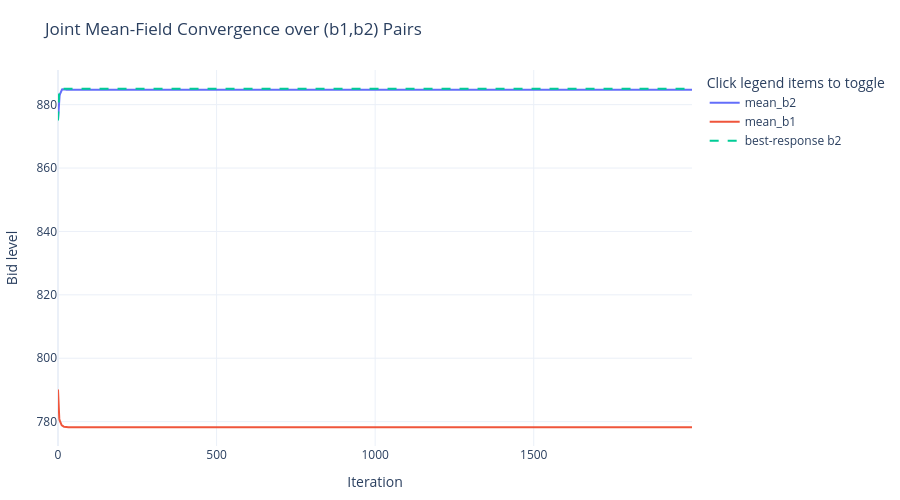

The notebook cell this image was saved under:
### Markdown cell above
## 7. Joint mean-field over $(b_1,b_2)$ pairs

The earlier sections intentionally held $b_1=795$ fixed as a benchmark. That is not the full game.

In the actual challenge, $b_1$ and $b_2$ interact:

- Raising $b_1$ increases first-bid fills and may avoid the second-bid scenario entirely.
- Avoiding more second-bid scenarios changes how valuable each $b_2$ is.
- If many teams change $(b_1,b_2)$ together, the population mean $\overline{b_2}$ also changes.

So this section models the population strategy as a probability distribution over **legal pairs**:

$$
(b_1,b_2) \quad \text{with} \quad b_2 > b_1
$$

At each iteration:

1. Compute the population mean $\mu_t = E[b_2]$ from the current pair distribution.
2. Score every candidate pair $(b_1,b_2)$ against that same $\mu_t$.
3. Update the pair distribution toward higher-payoff pairs using multiplicative weights.

This is the cleaner joint mean-field approximation: $b_1$, $b_2$, and $\overline{b_2}$ are solved together rather than assumed separately.

### Code cell
def make_pair_grid(b1_values=None, b2_values=None):
    """Create all legal (b1,b2) pairs with b2 > b1."""
    if b1_values is None:
        b1_values = np.arange(760, 831, STEP)
    if b2_values is None:
        b2_values = np.arange(830, 921, STEP)

    pairs = [
        {"b1": int(b1), "b2": int(b2)}
        for b1 in b1_values
        for b2 in b2_values
        if b2 > b1
    ]
    return pd.DataFrame(pairs)


def score_pairs_against_mean(pair_grid, avg_b2):
    """Score every pair against one population mean b2."""
    rows = []
    for row in pair_grid.itertuples(index=False):
        first, second, total = expected_pnl_components(row.b1, row.b2, avg_b2)
        rows.append({
            "b1": row.b1,
            "b2": row.b2,
            "avg_b2": avg_b2,
            "first_pnl": first,
            "second_pnl": second,
            "total_pnl": total,
            "beats_mean": row.b2 > avg_b2,
            "penalty_factor": penalty_factor(row.b2, avg_b2),
        })
    return pd.DataFrame(rows)


def joint_mean_field_pairs(
    b1_values=None,
    b2_values=None,
    n_iter=2000,
    eta=0.12,
    temperature=1.0,
    inertia=0.05,
):
    """Multiplicative-weights mean field over full (b1,b2) pairs.

    `inertia` keeps a small amount of exploration mass on every legal pair so the
    distribution does not collapse too early onto one noisy local optimum.
    """
    pair_grid = make_pair_grid(b1_values, b2_values)
    probs = np.ones(len(pair_grid), dtype=float) / len(pair_grid)
    history = []

    for t in range(n_iter):
        mu = float(np.dot(probs, pair_grid["b2"]))
        scored = score_pairs_against_mean(pair_grid, mu)
        payoffs = scored["total_pnl"].to_numpy()
        centered = payoffs - payoffs.max()

        weights = probs * np.exp(eta * centered / max(temperature, 1e-8))
        probs = weights / weights.sum()
        if inertia > 0:
            probs = (1 - inertia) * probs + inertia / len(probs)
            probs = probs / probs.sum()

        best_idx = int(payoffs.argmax())
        history.append({
            "iter": t,
            "mean_b2": mu,
            "mean_b1": float(np.dot(probs, pair_grid["b1"])),
            "avg_strategy_payoff": float(np.dot(probs, payoffs)),
            "max_payoff": float(payoffs.max()),
            "best_response_b1": int(pair_grid.iloc[best_idx]["b1"]),
            "best_response_b2": int(pair_grid.iloc[best_idx]["b2"]),
            "best_response_gap": float(payoffs.max() - np.dot(probs, payoffs)),
        })

    dist = pair_grid.copy()
    dist["prob"] = probs
    final_mu = float(np.dot(probs, dist["b2"]))
    final_scores = score_pairs_against_mean(pair_grid, final_mu)
    dist = dist.merge(final_scores, on=["b1", "b2"], how="left")
    return pd.DataFrame(history), dist.sort_values("prob", ascending=False), final_scores


joint_hist, joint_dist, joint_scores = joint_mean_field_pairs(
    b1_values=np.arange(760, 831, STEP),
    b2_values=np.arange(830, 921, STEP),
    n_iter=2000,
    eta=0.12,
    temperature=1.0,
    inertia=0.03,
)

joint_mu = float(joint_hist["mean_b2"].tail(100).mean())
joint_mu_tick = round(joint_mu / STEP) * STEP

print(f"Joint equilibrium mean_b2 ≈ {joint_mu:.3f} (rounded tick: {joint_mu_tick})")
print(f"Joint equilibrium mean_b1 ≈ {joint_hist['mean_b1'].tail(100).mean():.3f}")
display(joint_hist.tail())
display(joint_dist.head(20))

# Convergence diagnostics.
fig = go.Figure()
fig.add_trace(go.Scatter(
    x=joint_hist["iter"], y=joint_hist["mean_b2"],
    mode="lines", name="mean_b2",
    hovertemplate="iter=%{x}<br>mean_b2=%{y:.4f}<extra></extra>",
))
fig.add_trace(go.Scatter(
    x=joint_hist["iter"], y=joint_hist["mean_b1"],
    mode="lines", name="mean_b1",
    hovertemplate="iter=%{x}<br>mean_b1=%{y:.4f}<extra></extra>",
))
fig.add_trace(go.Scatter(
    x=joint_hist["iter"], y=joint_hist["best_response_b2"],
    mode="lines", name="best-response b2",
    line=dict(dash="dash"),
    hovertemplate="iter=%{x}<br>best_response_b2=%{y:.0f}<extra></extra>",
))
clean_fig(fig, "Joint Mean-Field Convergence over (b1,b2) Pairs", "Iteration", "Bid level")
fig.show()

show_takeaway(
    "Convergence is good when mean_b1 / mean_b2 stop drifting and the best-response gap stabilizes near zero. "
    "If mean_b1 is materially above 795, the joint game says it is worth paying more upfront to reduce bad second-stage exposure."
)

# Heatmap of final probability mass over pairs.
prob_pivot = joint_dist.pivot(index="b1", columns="b2", values="prob").fillna(0).sort_index()
fig = go.Figure(data=go.Heatmap(
    z=prob_pivot.values,
    x=prob_pivot.columns,
    y=prob_pivot.index,
    colorscale="Viridis",
    hovertemplate="b1=%{y}<br>b2=%{x}<br>prob=%{z:.6f}<extra></extra>",
))
clean_fig(fig, "Joint Mean-Field Final Distribution over (b1,b2)", "b2", "b1", hovermode="closest", height=650)
fig.show()

# Heatmap of final expected PnL at the endogenous joint mean.
score_pivot = joint_scores.pivot(index="b1", columns="b2", values="total_pnl").sort_index()
fig = go.Figure(data=go.Heatmap(
    z=score_pivot.values,
    x=score_pivot.columns,
    y=score_pivot.index,
    colorscale="RdYlGn",
    hovertemplate="b1=%{y}<br>b2=%{x}<br>PnL=%{z:.4f}<extra></extra>",
))
clean_fig(fig, f"Expected PnL Surface at Endogenous mean_b2≈{joint_mu:.2f}", "b2", "b1", hovermode="closest", height=650)
fig.show()

# Marginals make it easier to see which b1/b2 levels the population concentrates on.
b1_marginal = joint_dist.groupby("b1", as_index=False)["prob"].sum()
b2_marginal = joint_dist.groupby("b2", as_index=False)["prob"].sum()

fig = go.Figure()
fig.add_trace(go.Bar(
    x=b1_marginal["b1"], y=b1_marginal["prob"], name="b1 marginal",
    hovertemplate="b1=%{x}<br>prob=%{y:.6f}<extra></extra>",
))
fig.add_trace(go.Bar(
    x=b2_marginal["b2"], y=b2_marginal["prob"], name="b2 marginal",
    hovertemplate="b2=%{x}<br>prob=%{y:.6f}<extra></extra>",
))
clean_fig(fig, "Joint Mean-Field Marginal Bid Distributions", "Bid level", "Probability mass")
fig.show()

### Figure 1 — Plotly figure (JSON) as saved in the notebook; plotly's stock layout.template omitted (floating-point values rounded to 4 significant figures; data arrays with more than 128 entries replaced by an {"elided": "..."} marker saying what was removed)
{"data": [{"hovertemplate": "iter=%{x}<br>mean_b2=%{y:.4f}<extra></extra>", "mode": "lines", "name": "mean_b2", "type": "scatter", "x": {"elided": "2000 int values"}, "y": {"elided": "2000 float values"}}, {"hovertemplate": "iter=%{x}<br>mean_b1=%{y:.4f}<extra></extra>", "mode": "lines", "name": "mean_b1", "type": "scatter", "x": {"elided": "2000 int values"}, "y": {"elided": "2000 float values"}}, {"hovertemplate": "iter=%{x}<br>best_response_b2=%{y:.0f}<extra></extra>", "line": {"dash": "dash"}, "mode": "lines", "name": "best-response b2", "type": "scatter", "x": {"elided": "2000 int values"}, "y": {"elided": "2000 int values"}}], "layout": {"height": 500, "hovermode": "x unified", "legend": {"title": {"text": "Click legend items to toggle"}}, "margin": {"b": 50, "l": 50, "r": 30, "t": 70}, "title": {"text": "Joint Mean-Field Convergence over (b1,b2) Pairs"}, "xaxis": {"title": {"text": "Iteration"}}, "yaxis": {"title": {"text": "Bid level"}}}}
